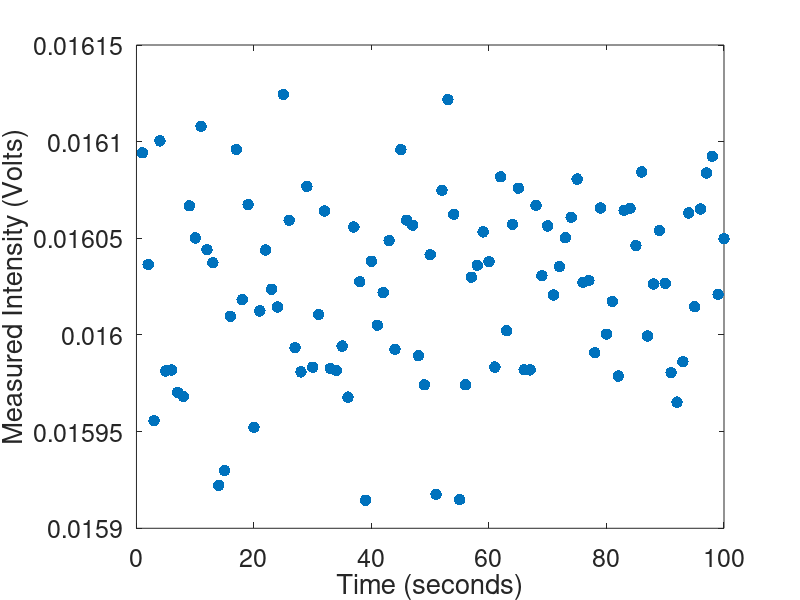

Here is the MATLAB script that generated this plot:
%% make some mass spectrometer data, adding complexity along the way

% start with two types of noise: poisson (counts) and normal (Johnson)
% input: ion beam size in counts per second
% output: voltages on Faradays

%% measurement parameters (property of dataset/method)

integrationTime = 1; % second

intensityInCPS = 1e6; % true ion beam intensity, cps


%% Johnson-Nyquist noise

kB = 1.380649e-23; % exact, Joules per Kelvin
T = 290; % temperature, Kelvin
R = 1e11; % resistance, ohms

deltaf = 1/integrationTime; % bandwidth in Hertz = 1/integration time

JNvarianceInVolts = 4*kB*T*R*deltaf; % volts^2


%% Poisson (shot) noise

ionsPerCoulomb = 6241509074460762607.776;
voltsPerCPS = R/ionsPerCoulomb;
intensityInVolts = intensityInCPS * voltsPerCPS;

% Poisson variance = total ions = counts/second * seconds
PoissonVarianceInCPS = intensityInCPS * integrationTime; % counts^2
PoissonVarianceInVolts = voltsPerCPS^2 * PoissonVarianceInCPS;

totalVariance = JNvarianceInVolts + PoissonVarianceInVolts;
ionBeamStdDevInVolts = sqrt(totalVariance);


syntheticDataInVolts = random(...
    'normal', ...
    intensityInVolts, ...
    ionBeamStdDevInVolts, ...
    [100, 1]);

plot(syntheticDataInVolts, '.', 'MarkerSize',25)
xlabel('Time (seconds)')
ylabel('Measured Intensity (Volts)')
set(gca, 'FontSize', 18)